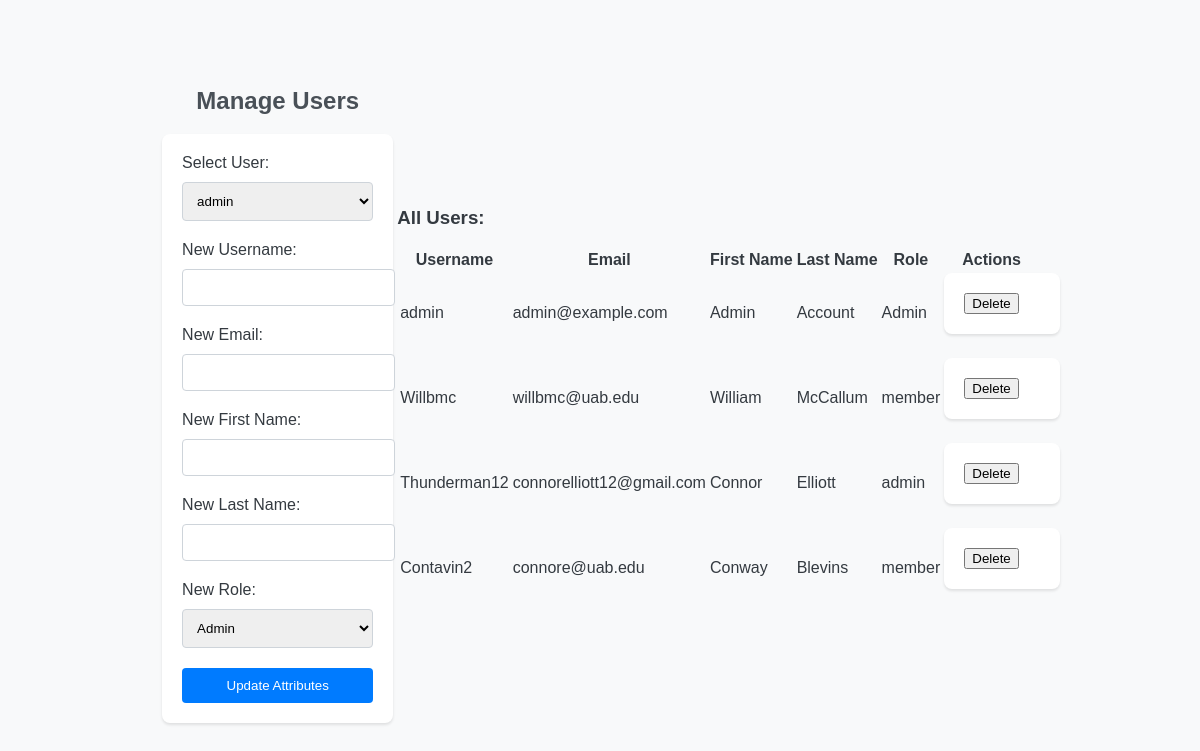
The page /manageusers on the database as committed earlier.
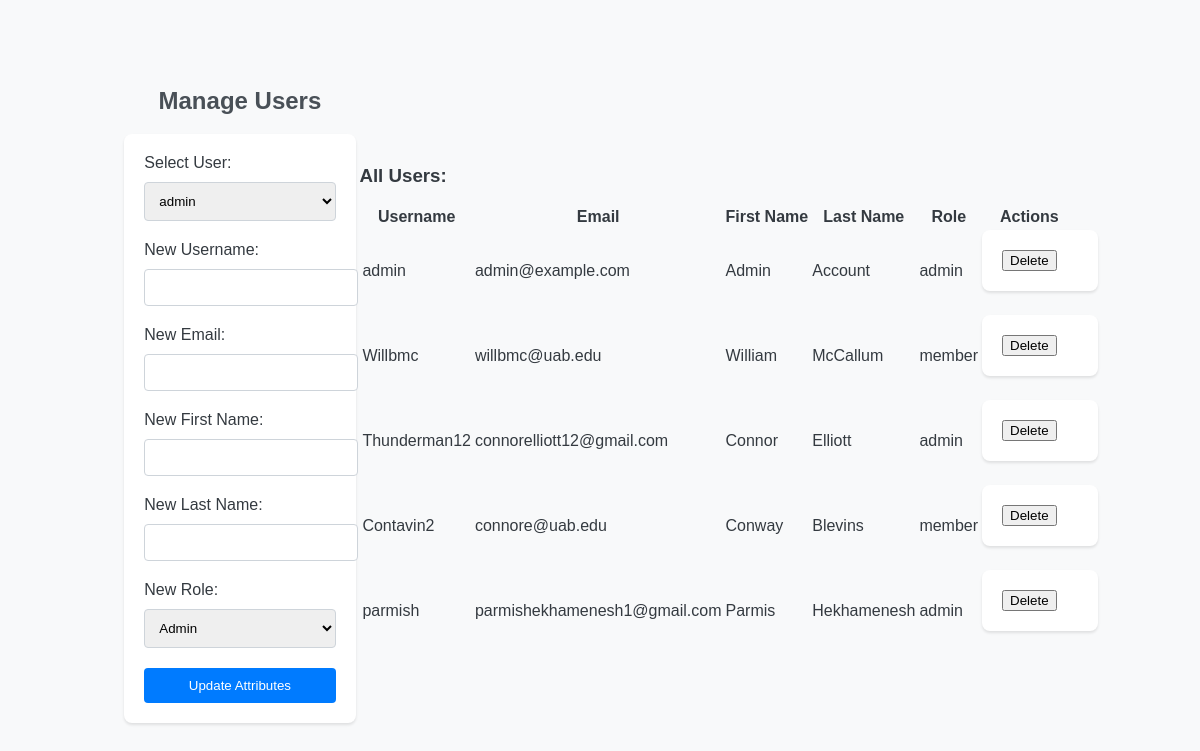
The same page on the database as committed later.
### Main.py (models this page shows, shortened)
class User(db.Model):
    id = db.Column(db.Integer, primary_key=True)
    username = db.Column(db.String(80), unique=True, nullable=False)
    email = db.Column(db.String(120), unique=True, nullable=False)
    firstname = db.Column(db.String(80), nullable=False)
    lastname = db.Column(db.String(80), nullable=False)
    role = db.Column(db.String(20), nullable=False)
    password = db.Column(db.String(128), nullable=False)
    def getUsername(self):
        return self.username
    def getEmail(self):
        return self.email
    def getFirstName(self):
        return self.firstname
    def getLastName(self):
        return self.lastname
    def getRole(self):
        return self.role

### Main.py (the view, shortened to what this page needs)
@app.route('/manageusers', methods=['GET', 'POST'])
def manageusers():
    users = User.query.all()
    return render_template('manageusers.html', users=users)

### templates/manageusers.html (shortened to what this page needs)
<!DOCTYPE html>
<html>
    <head>
        <link rel="stylesheet" type="text/css" href="{{ url_for('static', filename='sampleIteneraries.css') }}">
    </head>
    <body>
        <section>
            <h2>Manage Users</h2>
            <form method="post">
                <label for="user_id">Select User:</label>
                <select id="user_id" name="user_id">
                    {% for user in users %}
                    <option value="{{ user.id }}">{{ user.getUsername() }}</option>
                    {% endfor %}
                </select>
                <br>
                <label for="username">New Username:</label>
                <input type="text" id="username" name="username">
                <br>
                <label for="email">New Email:</label>
                <input type="email" id="email" name="email">
                <br>
                <label for="firstname">New First Name:</label>
                <input type="text" id="firstname" name="firstname">
                <br>
                <label for="lastname">New Last Name:</label>
                <input type="text" id="lastname" name="lastname">
                <br>
                <label for="role">New Role:</label>
                <select id="role" name="role">
                    <option value="admin">Admin</option>
                </select>
                <br>
                <input type="submit" value="Update Attributes">
            </form>
        </section>
        <section>
            <h3>All Users:</h3>
            <table>
                <tr>
                    <th>Username</th>
                    <th>Email</th>
                    <th>First Name</th>
                    <th>Last Name</th>
                    <th>Role</th>
                    <th>Actions</th>
                </tr>
                {% for user in users %}
                <tr>
                    <td>{{ user.getUsername() }}</td>
                    <td>{{ user.getEmail() }}</td>
                    <td>{{ user.getFirstName() }}</td>
                    <td>{{ user.getLastName() }}</td>
                    <td>{{ user.getRole() }}</td>
                    <td>
                        <form method="post">
                            <button type="submit">Delete</button>
                        </form>
                    </td>
                </tr>
                {% endfor %}
            </table>
        </section>
    </body>
</html>

### static/sampleIteneraries.css (style rules this page uses)
body { background-color: #f8f9fa; color: #343a40; font-family: Arial, sans-serif; display: flex; justify-content: center; align-items: center; min-height: 100vh; margin: 0; }
h2 { margin-top: 30px; color: #495057; text-align: center; }
form { background-color: #fff; padding: 20px; border-radius: 8px; box-shadow: 0 2px 3px rgba(0,0,0,0.1); margin-bottom: 20px; width: 80%; max-width: 600px; margin-left: auto; margin-right: auto; }
form label { display: block; margin-bottom: 10px; }
form input[type="text"], form input[type="email"], form input[type="tel"], form input[type="number"], form textarea, form select { width: 100%; padding: 10px; border-radius: 4px; border: 1px solid #ced4da; margin-bottom: 20px; }
form input[type="submit"] { background-color: #007bff; color: #fff; padding: 10px 20px; border-radius: 4px; border: none; cursor: pointer; transition: background-color 0.2s; display: block; width: 100%; }

Rows that differ between the two databases and show on the page:
changed User "admin@example.com": getRole "Admin" → "admin"
added User: getUsername "parmish", getEmail "parmishekhamenesh1@gmail.com", getFirstName "Parmis", getLastName "Hekhamenesh", getRole "admin"
